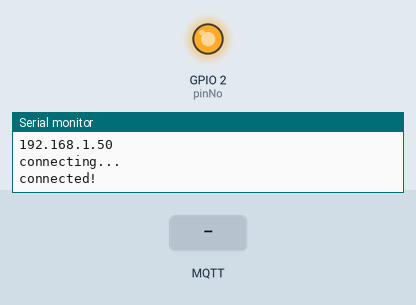
The program below on a simulated ESP8266 (NodeMCU). Shown: output pins drawn as LEDs (lit = HIGH), the last lines printed to the serial monitor. Inputs (shaded band) come from the test bench. WiFi joins after 1.5 s; servers stay silent unless stated; no MQTT or app messages arrive unless stated.

Above: at 2.7 s.
2.8 s: MQTT message "1" arrives on the first subscribed topic
At 7.4 s:
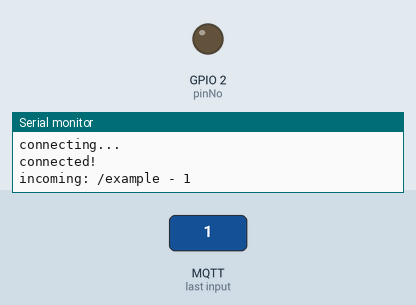
8.0 s: MQTT message "on" arrives on the first subscribed topic
At 12.5 s:
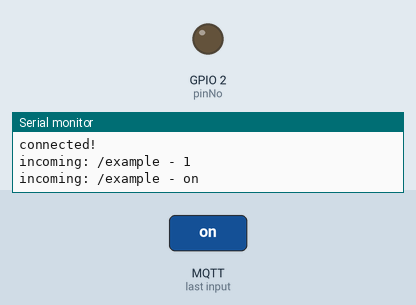
13.0 s: MQTT message "off" arrives on the first subscribed topic
At 22.5 s:
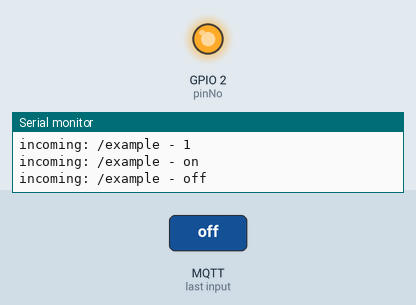
Timing chart, 0 to 24.0 s (numbered marks = the images above; inputs shaded):
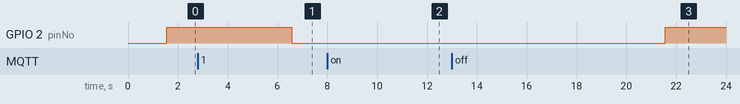

Measured:
- after the input at 2.8 s, GPIO 2 (pinNo): HIGH → LOW after 3.8 s
- after the input at 8.0 s, GPIO 2 (pinNo): stays LOW (without the input it goes to HIGH after 3.6 s)
- after the input at 13.0 s, GPIO 2 (pinNo): LOW → HIGH after 8.6 s instead of 3.6 s

The program:

main.cpp
```cpp
#include "MQTTClient.h"
#include "ESP8266WiFi.h"
MQTTClient client;
WiFiClient net;

unsigned long lastMillis = 0;
const char* ssid     = "Muchete";
const char* password = "helmspecht";
String ip;
int pinNo = 2;

void connectToWifi() {
  // We start by connecting to a WiFi network

  Serial.println();
  Serial.println();
  Serial.print("Connecting to ");
  Serial.println(ssid);

  /* Explicitly set the ESP8266 to be a WiFi-client, otherwise, it by default,
     would try to act as both a client and an access-point and could cause
     network-issues with your other WiFi-devices on your WiFi-network. */
  WiFi.mode(WIFI_STA);
  WiFi.begin(ssid, password);

  while (WiFi.status() != WL_CONNECTED) {
    delay(500);
    Serial.print(".");
  }

  Serial.println("");
  Serial.println("WiFi connected");
  Serial.println("IP address: ");
  ip = WiFi.localIP().toString();
  Serial.println(WiFi.localIP());
}

void connectToShiftr() {
  Serial.print("connecting...");
  while (!client.connect("nodeMCUinBeeromat", "espController", "bc905f6f41006cda")) {
    Serial.print(".");
  }

  Serial.println("\nconnected!");
  client.publish("/myIP", ip);

  client.subscribe("/example");
  // client.unsubscribe("/example");
}

void messageReceived(String &topic, String &payload) {
  Serial.println("incoming: " + topic + " - " + payload);
  digitalWrite(pinNo, LOW);
}

void setup() {
  Serial.begin(115200);
  delay(10);
  connectToWifi();

  client.begin("broker.shiftr.io", net);
  client.onMessage(messageReceived);
  connectToShiftr();

  pinMode(pinNo, OUTPUT);
  digitalWrite(pinNo, HIGH);
}

void loop() {
  client.loop();

  if(!client.connected()) {
    connectToShiftr();
  }

  // publish a message roughly every second.
  if(millis() - lastMillis > 1000) {
    lastMillis = millis();
    client.publish("/hello", "Pimmel");
  }

  delay(5000);
  digitalWrite(pinNo, HIGH);

  // digitalWrite(pinNo, HIGH);
  // Serial.println("HIGH");
  // delay(1000);
  // digitalWrite(pinNo, LOW);
  // Serial.println("LOW");
  // delay(1000);
  // 172.20.10.11
}
```
